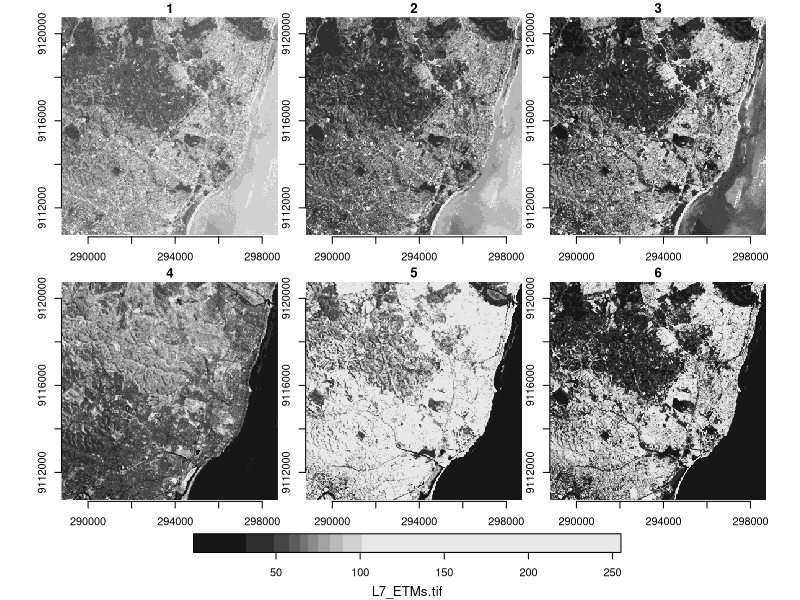

Source code (R): (Note: this script raises an error after producing the figure.)
## ---- chunk 1
knitr::opts_chunk$set(echo = TRUE)
## ---- chunk 2
library(stars)
## ---- chunk 3
methods(class = "stars")
## ---- chunk 4
vector1 =  c (1, 2, 3,4) # primero vector con 4 números
vector2 =  c (5, 6, 7, 8, 9, 10, 11, 12) # segundo vector con 8 números
col.nomes <- c("col1","col2","col3","col4")
lin.nomes <- c("lin1","lin2","lin3","lin4")
matriz.nomes <- c("M1","M2","M3")
cubo = array (c(vector1, vector2), # creación del arreglo
              dim = c (4, 4, 3),# determinando el tamaño y dimensiones
              dimnames = list(lin.nomes, col.nomes, matriz.nomes))

cubo                                # visualización
## ---- chunk 5
(M2 <- cubo[ , ,2]) # segunda capa o dimensión
(M3_sub <- cubo[1:2, 2:4, 3])
               # lineas 1 y 2, columnas 2 a 4 de la tercera dimensión
## ---- chunk 6
tif = system.file("tif/L7_ETMs.tif", package = "stars")# creacion del camino del archivo como objeto texto

img = read_stars(tif) # leitura del archivo

plot(img, axes = T)
## ---- chunk 7
img
## ---- chunk 8
library(sf)
olinda <- read_sf("C:/Users/Walter Pina/Documents/Github/spatial_stars/olinda.shp")
plot(olinda["gid"])
## ---- chunk 9
olinda_st <- st_as_stars(olinda)
olinda_st
plot(olinda_st["gid"], axes = T)
## ---- chunk 10
#library(cubelyr)
#x %>% filter(x > 289000, x < 291000, y < 9120761, y > 9115061, band > 3) -> x7
